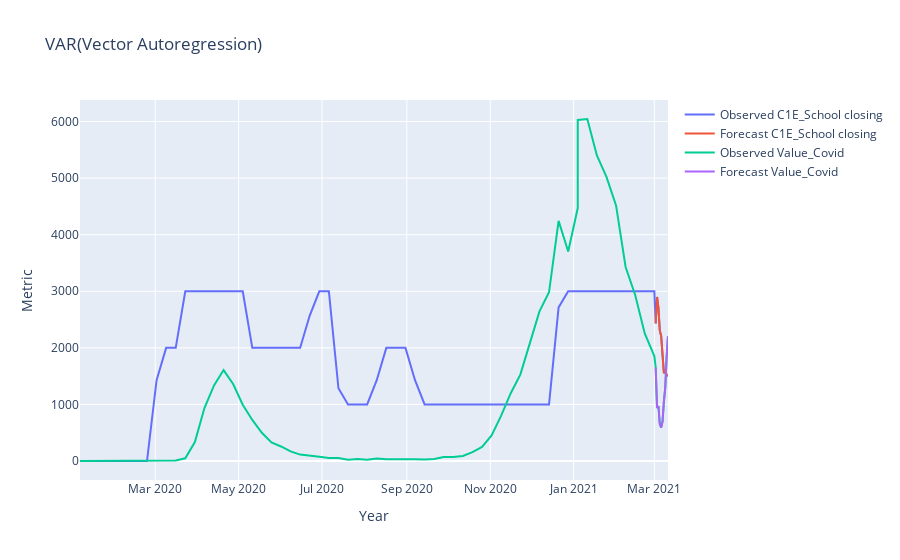

The notebook cell saved with this chart:
### Code cell
lag_order = results.k_ar
forecast_steps = 10
forecast = results.forecast(df_diff.values[-lag_order:], steps = forecast_steps)
forecast_df = pd.DataFrame(forecast, index = pd.date_range(start=df_gesamt.index[-1], periods=forecast_steps+1, freq='D')[1:],columns = df_gesamt.columns)
for column in df_gesamt.columns:
    forecast_df[column] = df_gesamt[column].iloc[-1] + forecast_df[column].cumsum()

combined_df = pd.concat([df_gesamt,forecast_df])


fig = go.Figure()
for column in df_gesamt.columns:
    fig.add_trace(go.Scatter(
        x=combined_df.index, 
        y=combined_df[column], 
        mode='lines', 
        name=f'Observed {column}'
    ))
    fig.add_trace(go.Scatter(
        x=forecast_df.index, 
        y=forecast_df[column], 
        mode='lines', 
        name= f'Forecast {column}'
    ))


fig.update_layout(
    title='VAR(Vector Autoregression)',
    xaxis_title='Year',
    yaxis_title='Metric'
)
fig.show()
